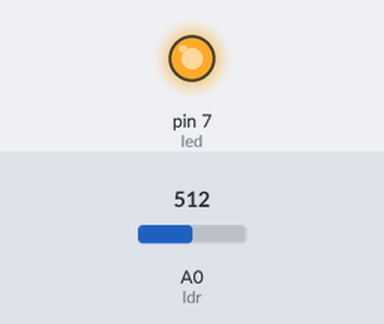
Bench run of a sketch on a simulated Arduino Uno, built with avr-gcc and run on an emulated ATmega328P. Parts: output pins drawn as LEDs (lit = HIGH). The test bench sets the inputs (shaded band); at power-on: A0 (ldr) = 512. What the sketch prints to the serial monitor is not drawn.

Above: at 0.3 s.
Timing chart, 0 to 1.8 s (numbered marks = the images above):
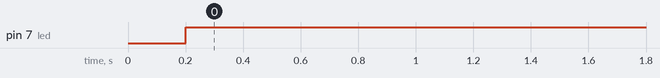

The sketch:

ldr2.ino
```cpp
int led=7;
int ldr=0;
int value=0;


void setup(){
  pinMode(led,OUTPUT);
  Serial.begin(9600);
}

void loop(){

  value=analogRead(ldr);
  Serial.println(value);
  delay(200);

 if (value > 500){
    digitalWrite(led, HIGH);
    delay(20);
  } else {
    digitalWrite(led, LOW);
  }
}
```

Measured:
- by itself, pin 7 (led): LOW → HIGH at 0.20 s
